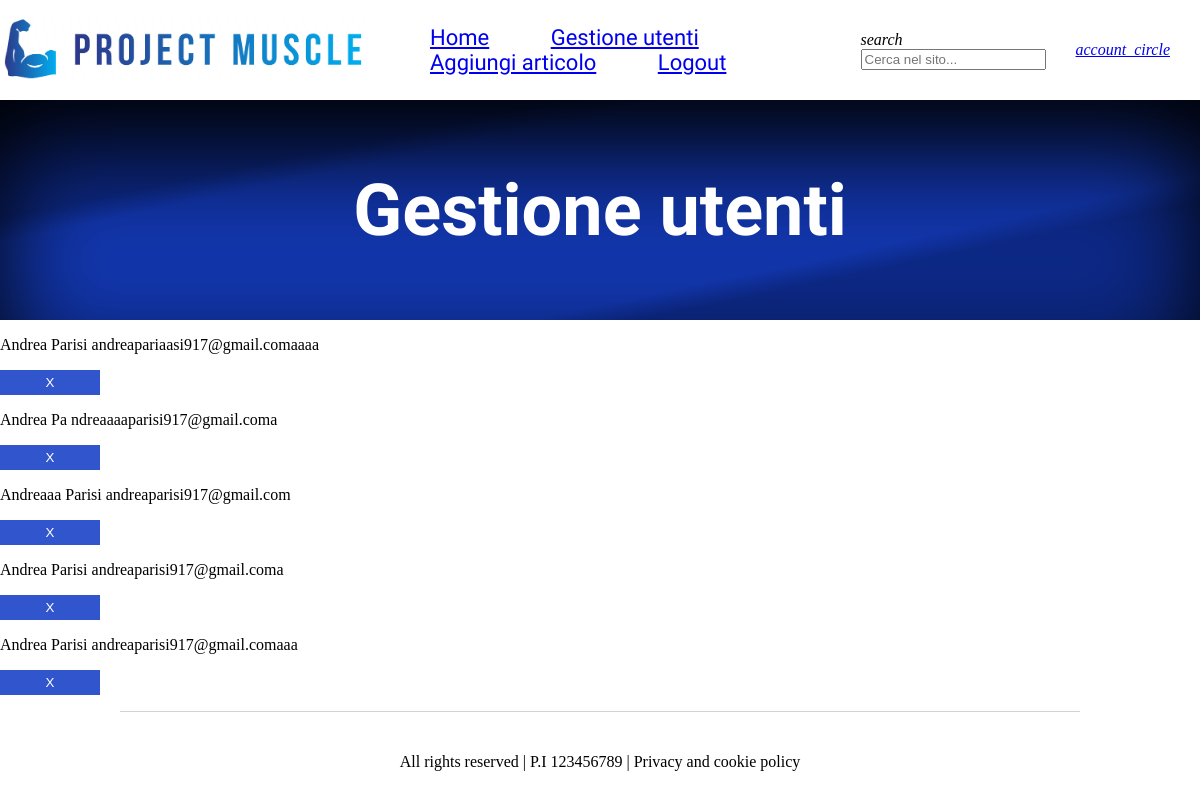
Page /php/user/allusers.php (signed in) on the earlier database version.
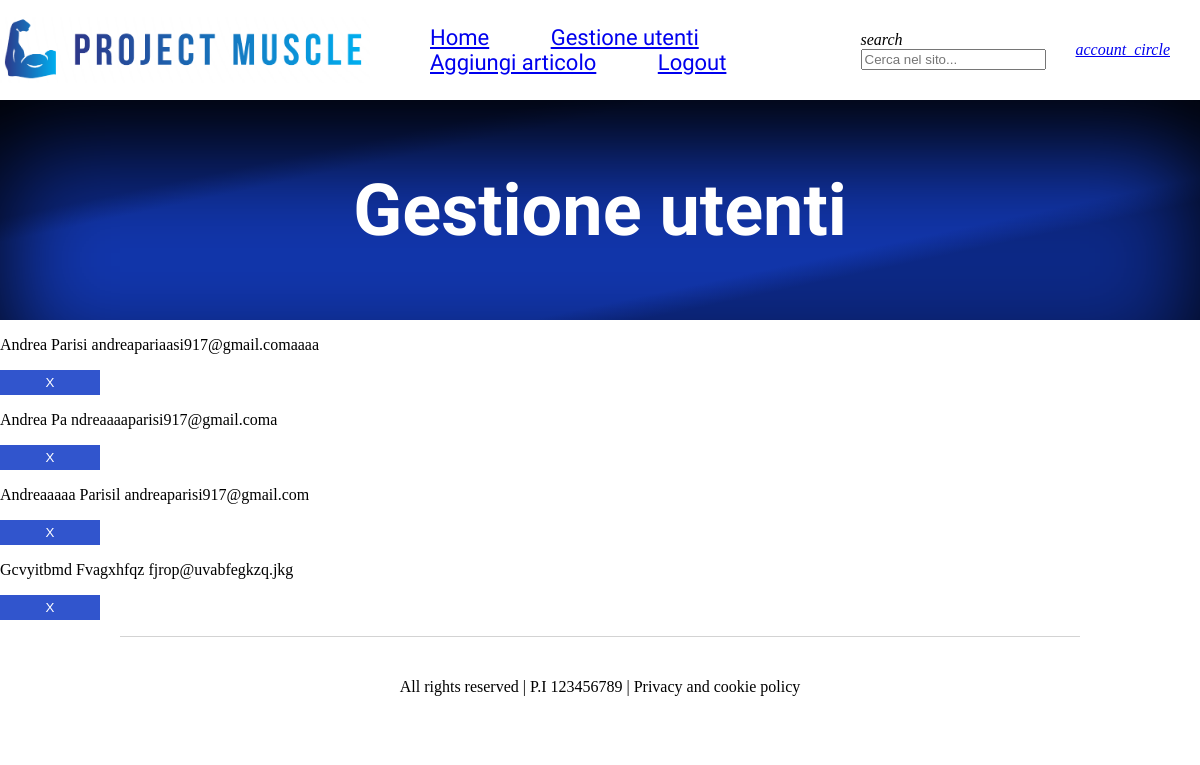
Same page on the later database version.
### tables this page shows
CREATE TABLE `users` (
  `id` int(4) NOT NULL,
  `nome` varchar(30) NOT NULL,
  `cognome` varchar(30) NOT NULL,
  `email` varchar(100) NOT NULL,
  `password` varchar(150) NOT NULL,
  `registration_date` timestamp NOT NULL DEFAULT current_timestamp(),
  `admin` tinyint(1) NOT NULL,
  `rememberMeToken` varchar(150) DEFAULT NULL,
  `cookie_expiration` date DEFAULT NULL,
  `telefono` varchar(10) DEFAULT NULL,
  `indirizzo` varchar(150) DEFAULT NULL,
  `eta` varchar(3) DEFAULT NULL
);

### php/user/allusers.php (the view, shortened to what this page needs)
<?php
require_once '../structure/header.php';
$query = "SELECT id, nome, cognome, email, admin FROM users";
try {
    $res = mysqli_query($con, $query);
} catch (Exception $e) {
    echo "<p>Errore: impossibile accedere ai dati</p>";
    error_log("Failed to access data: " . $e->getMessage() . "\n", 3, "error.log");
    exit;
}
if ($res) {
    if (mysqli_num_rows($res) > 1) {
        while ($row = mysqli_fetch_assoc($res)) {
            if ($row["admin"] == 0) {
                echo "<p>" . htmlspecialchars($row["nome"]) . " " . htmlspecialchars($row["cognome"]) . " " . htmlspecialchars($row["email"]);
                echo "<form method='post' action='deleteUser.php'>";
                echo "<button type='submit' class='deleteUserButton'>X</button>";
                echo "</form></p>";
            }
        }
    } else
        $_SESSION['error_message'] = "Non ci sono utenti registrati";
} else {
    $_SESSION['error_message'] = "Errore: si prega di riprovare più tardi";
    error_log("Failed to access data: " . mysqli_error($con) . "\n", 3, "error.log");
    mysqli_close($con);
    reloadPage();
}
require_once '../structure/footer.php';
?>

Differences in the rows shown:
removed users: nome "Andrea", cognome "Parisi", email "andreaparisi917@gmail.coma"
removed users: nome "Andrea", cognome "Parisi", email "andreaparisi917@gmail.comaaa"
changed users "andreaparisi917@gmail.com": nome "Andreaaa" → "Andreaaaaa"; cognome "Parisi" → "Parisil"
added users: nome "Gcvyitbmd", cognome "Fvagxhfqz", email "fjrop@uvabfegkzq.jkg"
